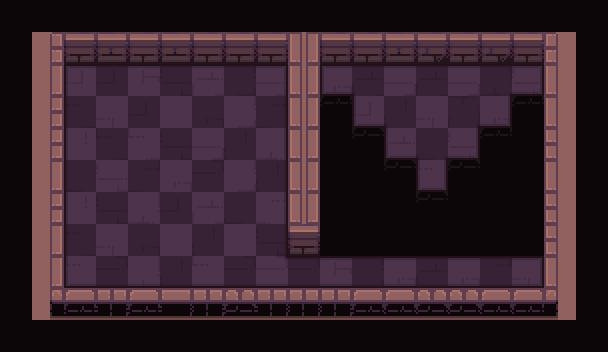

This is a level from a 2D game, rendered from its Tiled map with the project's own tilesets. A one-line summary and the complete map file follow:
An orthogonal 19x11 tile map with 32x32 px tiles, 4 tile layers (path, types, ground, floor_shadow), 1 hidden layer not drawn and 4 objects (frame, strategy, marker, npc).

<map version="1.2" tiledversion="2019.03.13" orientation="orthogonal" renderorder="right-down" width="19" height="11" tilewidth="32" tileheight="32" infinite="0" nextlayerid="340" nextobjectid="142">
 <tileset firstgid="1" name="tileset" tilewidth="32" tileheight="32" spacing="2" margin="1" tilecount="200" columns="10">
  <image source="tileset.png" trans="000000" width="340" height="680" />
  <terraintypes>
   <terrain name="floor" tile="79" />
   <terrain name="wall" tile="69" />
   <terrain name="hole" tile="78" />
   <terrain name="infected" tile="77" />
  </terraintypes>
 </tileset>
 <layer id="326" name="checkers" width="19" height="11" visible="0">
  <data encoding="csv">
0,0,69,0,69,0,69,0,69,0,69,0,69,0,69,0,69,0,0,
0,69,0,69,0,69,0,69,0,69,0,69,0,69,0,69,0,69,0,
0,0,69,0,69,0,69,0,69,0,69,0,69,0,69,0,69,0,0,
0,69,0,69,0,69,0,69,0,69,0,69,0,69,0,69,0,69,0,
0,0,69,0,69,0,69,0,69,0,69,0,69,0,69,0,69,0,0,
0,69,0,69,0,69,0,69,0,69,0,69,0,69,0,69,0,69,0,
0,0,69,0,69,0,69,0,69,0,69,0,69,0,69,0,69,0,0,
0,69,0,69,0,69,0,69,0,69,0,69,0,69,0,69,0,69,0,
0,0,69,0,69,0,69,0,69,0,69,0,69,0,69,0,69,0,0,
0,69,0,69,0,69,0,69,0,69,0,69,0,69,0,69,0,69,0,
0,0,69,0,69,0,69,0,69,0,69,0,69,0,69,0,69,0,0
</data>
 </layer>
 <objectgroup id="14" name="camera">
  <object id="12" name="frame" type="frame" x="50" y="32.3333" width="506.333" height="269.667" />
  <object id="15" name="strategy" type="strategy" x="-66.3333" y="182.667">
   <point />
  </object>
 </objectgroup>
 <layer id="327" name="path" width="19" height="11">
  <data encoding="csv">
0,0,0,0,0,0,0,0,0,0,0,0,0,0,0,0,0,0,0,
0,0,0,0,0,0,0,0,0,0,0,0,0,0,0,0,0,0,0,
0,0,80,80,80,80,80,80,80,0,80,80,80,80,80,80,80,0,0,
0,0,80,80,80,80,80,80,80,0,79,80,80,80,80,80,79,0,0,
0,0,80,80,80,80,80,80,80,0,79,79,80,80,80,79,79,0,0,
0,0,80,80,80,80,80,80,80,0,79,79,79,80,79,79,79,0,0,
0,0,80,80,80,80,80,80,80,0,79,79,79,79,79,79,79,0,0,
0,0,80,80,80,80,80,80,80,0,79,79,79,79,79,79,79,0,0,
0,0,80,80,80,80,80,80,80,80,80,80,80,80,80,80,80,0,0,
0,0,0,0,0,0,0,0,0,0,0,0,0,0,0,0,0,0,0,
0,0,0,0,0,0,0,0,0,0,0,0,0,0,0,0,0,0,0
</data>
 </layer>
 <objectgroup id="2" name="objects">
  <object id="99" name="heroes_origin" type="marker" x="77.6663" y="84.334">
   <point />
  </object>
  <object id="141" name="npc" type="npc" x="432" y="179">
   <properties>
    <property name="race" value="pied_piper" />
   </properties>
   <point />
  </object>
 </objectgroup>
 <layer id="337" name="types" width="19" height="11">
  <data encoding="csv">
79,79,79,79,79,79,79,79,79,79,79,79,79,79,79,79,79,79,79,
79,70,70,70,70,70,70,70,70,70,70,70,70,70,70,70,70,70,79,
79,70,80,80,80,80,80,80,80,70,80,80,80,80,80,80,80,70,79,
79,70,80,80,80,80,80,80,80,70,79,80,80,80,80,80,79,70,79,
79,70,80,80,80,80,80,80,80,70,79,79,80,80,80,79,79,70,79,
79,70,80,80,80,80,80,80,80,70,79,79,79,80,79,79,79,70,79,
79,70,80,80,80,80,80,80,80,70,79,79,79,79,79,79,79,70,79,
79,70,80,80,80,80,80,80,80,70,79,79,79,79,79,79,79,70,79,
79,70,80,80,80,80,80,80,80,80,80,80,80,80,80,80,80,70,79,
79,70,70,70,70,70,70,70,70,70,70,70,70,70,70,70,70,70,79,
79,79,79,79,79,79,79,79,79,79,79,79,79,79,79,79,79,79,79
</data>
 </layer>
 <layer id="338" name="ground" width="19" height="11">
  <data encoding="csv">
0,0,0,0,0,0,0,0,0,0,0,0,0,0,0,0,0,0,0,
0,1,2,3,5,3,5,2,2,61,2,2,3,4,2,4,2,6,0,
0,11,151,37,132,38,153,17,123,61,141,39,123,39,123,8,152,16,0,
0,21,10,144,37,133,27,131,7,61,62,151,40,144,29,141,62,16,0,
0,21,154,10,124,38,123,40,122,61,0,63,153,20,152,62,0,26,0,
0,11,20,152,7,141,28,131,40,61,0,0,63,124,63,0,0,16,0,
0,21,154,38,122,37,153,20,121,61,0,0,0,63,0,0,0,26,0,
0,11,10,144,27,133,40,133,38,2,0,0,0,0,0,0,0,26,0,
0,31,124,28,122,40,124,28,142,28,132,17,141,39,141,7,144,36,0,
0,41,42,53,42,52,53,43,53,53,53,42,42,43,43,42,45,46,0,
0,0,0,0,0,0,0,0,0,0,0,0,0,0,0,0,0,0,0
</data>
 </layer>
 <layer id="339" name="floor_shadow" width="19" height="11">
  <data encoding="csv">
0,0,0,0,0,0,0,0,0,0,0,0,0,0,0,0,0,0,0,
0,0,0,0,0,0,0,0,0,0,0,0,0,0,0,0,0,0,0,
0,0,12,13,13,13,13,13,15,0,77,92,13,13,13,96,76,0,0,
0,0,22,0,0,0,0,0,25,0,0,32,107,0,106,35,0,0,0,
0,0,22,0,0,0,0,0,25,0,0,0,32,98,35,0,0,0,0,
0,0,22,0,0,0,0,0,25,0,0,0,0,67,0,0,0,0,0,
0,0,22,0,0,0,0,0,25,0,0,0,0,0,0,0,0,0,0,
0,0,22,0,0,0,0,0,25,0,0,0,0,0,0,0,0,0,0,
0,0,32,33,33,33,33,33,90,65,65,65,65,65,65,65,76,0,0,
0,0,0,0,0,0,0,0,0,0,0,0,0,0,0,0,0,0,0,
0,0,0,0,0,0,0,0,0,0,0,0,0,0,0,0,0,0,0
</data>
 </layer>
</map>
